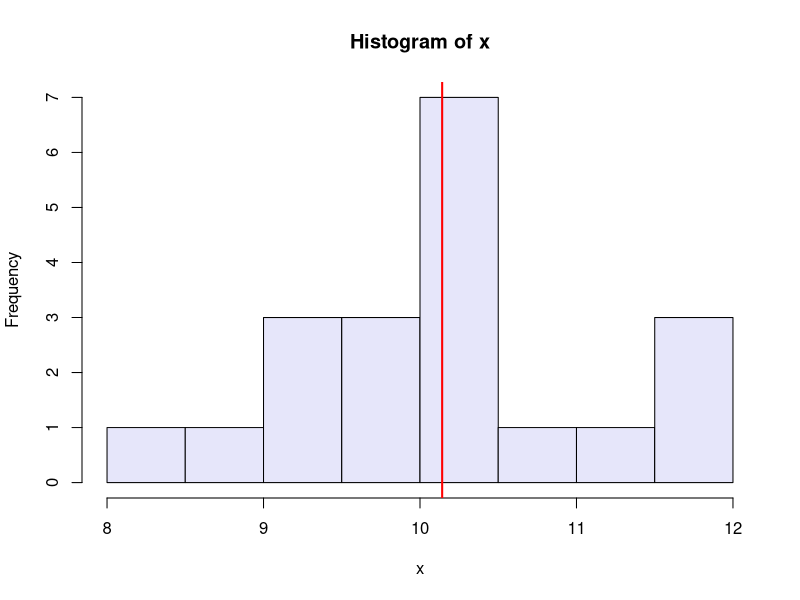
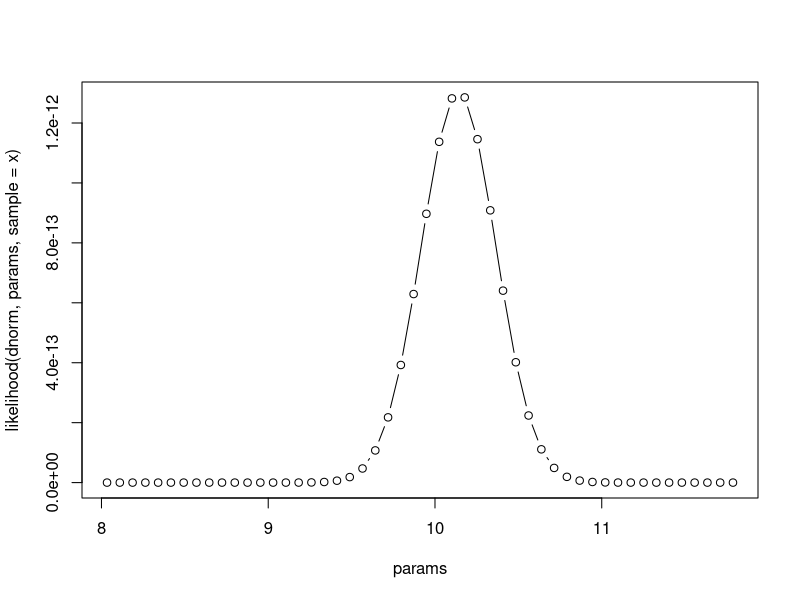
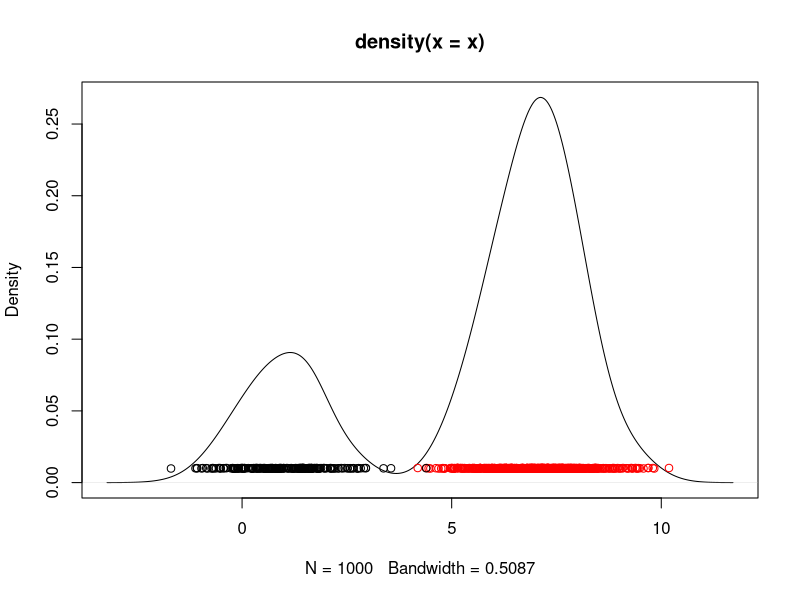
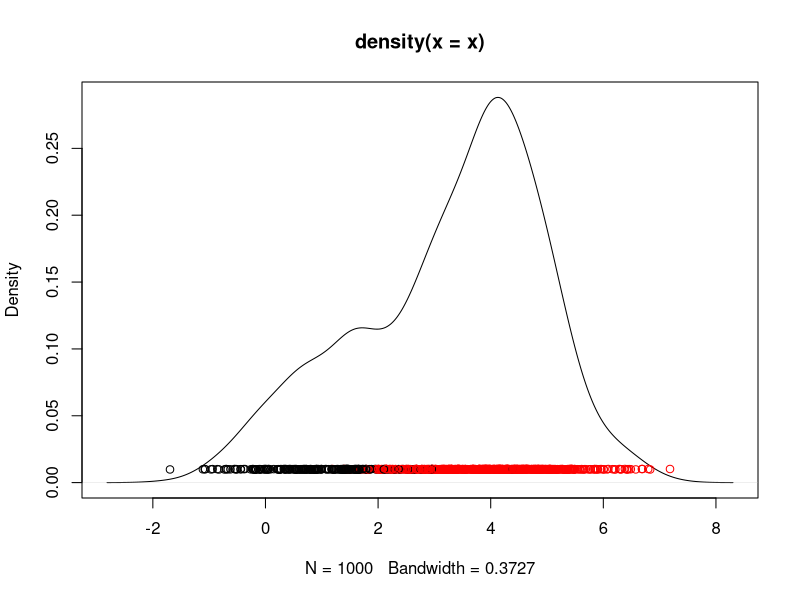

R code for these plots, in order:
# Copyright 2017 Mario O. Bourgoin

# Expectation maximization following:
# http://rstudio-pubs-static.s3.amazonaws.com/1001_3177e85f5e4840be840c84452780db52.html

library("mixtools")

# Data from a normal distribution mean = trueMean, sd = 1
set.seed(123) ## ensures we all see the same output
trueMean <- 10 ## suppose this true mean is unknown
n <- 20
x <- rnorm(n, mean = trueMean) ## sample data from a Normal distribution
print(x)

# Histogram
hist(x, col = "lavender")
abline(v = mean(x), col = "red", lwd = 2) ## highlight sample mean

# Candidate values
candidates <- function(x, n = length(x)) {
    min(x) + diff(range(x)) * seq(0, 1, length.out = n)
}

# Likelihood
likelihood <- function(FUN, params, ..., sample) {
    sapply(params, function(param) prod(FUN(sample, param, ...)))
}

# Plot 
params <- candidates(x, n = 50)
plot(params, likelihood(dnorm, params, sample = x), type = "b")

# Data from a mixture of two well-separated normals.
prob <- 0.75
mean1 <- 1
mean2 <- 7
n <- 1000
set.seed(123)
y <- rbinom(n, 1, prob) + 1
x <- rnorm(n, ifelse(y == 1, mean1, mean2))

# Density plot.
plot(density(x))
points(x, jitter(rep(0.01, length(x))), col = ifelse(y == 1, "black", "red"))

# Initial parameters.
p <- 0.5
mu1 <- 0
mu2 <- 1
iterations <- 10
# Fitting loop.
for (i in seq(iterations)) {
    # Expectation: Given the parameters, what are the latent variables?
    T1 <- p * dnorm(x, mu1)
    T2 <- (1 - p) * dnorm(x, mu2)
    P <- T1 / (T1 + T2)
    p <- mean(P)
    # Maximization: Given the latent variables, what are the parameters?
    mu1 <- sum(P * x) / sum(P)
    mu2 <- sum((1 - P) * x) / sum(1 - P)
    print(c(mu1 = mu1, mu2 = mu2, p = p))
}

myEM <- normalmixEM(x, mu = c(0, 1), sigma = c(1, 1), sd.constr = c(1, 1))
print(myEM$mu)
print(myEM$lambda)

# Data from a mixture of two less well-separated normals.
prob <- 0.75
mean1 <- 1
mean2 <- 4
n <- 1000
set.seed(123)
y <- rbinom(n, 1, prob) + 1
x <- rnorm(n, ifelse(y == 1, mean1, mean2))

# Density plot.
plot(density(x))
points(x, jitter(rep(0.01, length(x))), col = ifelse(y == 1, "black", "red"))

# Initial parameters.
p <- 0.5
mu1 <- 0
mu2 <- 1
iterations <- 30
# Fitting loop.
for (i in seq(iterations)) {
    # Expectation: Given the parameters, what are the latent variables?
    T1 <- p * dnorm(x, mu1)
    T2 <- (1 - p) * dnorm(x, mu2)
    P <- T1 / (T1 + T2)
    p <- mean(P)
    # Maximization: Given the latent variables, what are the parameters?
    mu1 <- sum(P * x) / sum(P)
    mu2 <- sum((1 - P) * x) / sum(1 - P)
    print(c(mu1 = mu1, mu2 = mu2, p = p))
}

myEM <- normalmixEM(x, mu = c(0, 1), sigma = c(1, 1), sd.constr = c(1, 1))
print(myEM$mu)
print(myEM$lambda)
